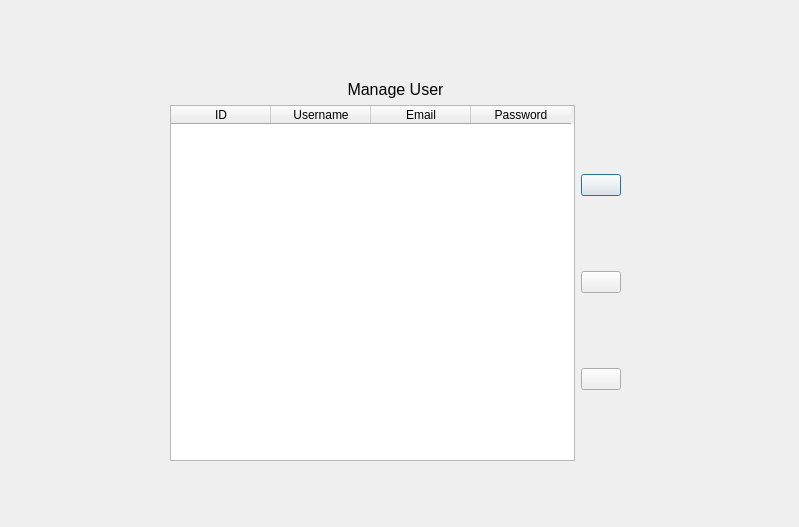
<?xml version="1.0" encoding="UTF-8"?>
<ui version="4.0">
 <class>usermanager</class>
 <widget class="QDialog" name="usermanager">
  <property name="geometry">
   <rect>
    <x>0</x>
    <y>0</y>
    <width>799</width>
    <height>527</height>
   </rect>
  </property>
  <property name="windowTitle">
   <string>Dialog</string>
  </property>
  <widget class="QWidget" name="">
   <property name="geometry">
    <rect>
     <x>170</x>
     <y>80</y>
     <width>451</width>
     <height>381</height>
    </rect>
   </property>
   <layout class="QVBoxLayout" name="verticalLayout_2">
    <item>
     <widget class="QLabel" name="manageuserlabel">
      <property name="text">
       <string>&lt;html&gt;&lt;head/&gt;&lt;body&gt;&lt;p align=&quot;center&quot;&gt;&lt;span style=&quot; font-size:12pt;&quot;&gt;Manage User&lt;/span&gt;&lt;/p&gt;&lt;/body&gt;&lt;/html&gt;</string>
      </property>
     </widget>
    </item>
    <item>
     <layout class="QHBoxLayout" name="horizontalLayout">
      <item>
       <widget class="QTableWidget" name="usertable">
        <column>
         <property name="text">
          <string>ID</string>
         </property>
        </column>
        <column>
         <property name="text">
          <string>Username</string>
         </property>
        </column>
        <column>
         <property name="text">
          <string>Email</string>
         </property>
        </column>
        <column>
         <property name="text">
          <string>Password</string>
         </property>
        </column>
       </widget>
      </item>
      <item>
       <layout class="QVBoxLayout" name="verticalLayout">
        <item>
         <widget class="QPushButton" name="adduserButton">
          <property name="text">
           <string/>
          </property>
          <property name="icon">
           <iconset resource="src.qrc">
            <normaloff>:/new/prefix1/add_24dp_E8EAED_FILL0_wght400_GRAD0_opsz24.png</normaloff>
            <normalon>:/new/prefix1/add_24dp_E8EAED_FILL0_wght400_GRAD0_opsz24.png</normalon>:/new/prefix1/add_24dp_E8EAED_FILL0_wght400_GRAD0_opsz24.png</iconset>
          </property>
          <property name="iconSize">
           <size>
            <width>25</width>
            <height>25</height>
           </size>
          </property>
         </widget>
        </item>
        <item>
         <widget class="QPushButton" name="deleteuserButton">
          <property name="text">
           <string/>
          </property>
          <property name="icon">
           <iconset resource="src.qrc">
            <normaloff>:/new/prefix1/src/delete_28dp_6B2346_FILL0_wght400_GRAD0_opsz24.png</normaloff>:/new/prefix1/src/delete_28dp_6B2346_FILL0_wght400_GRAD0_opsz24.png</iconset>
          </property>
          <property name="iconSize">
           <size>
            <width>25</width>
            <height>25</height>
           </size>
          </property>
         </widget>
        </item>
        <item>
         <widget class="QPushButton" name="edituserButton">
          <property name="text">
           <string/>
          </property>
          <property name="icon">
           <iconset resource="src.qrc">
            <normaloff>:/new/prefix1/src/edit_28dp_E8EAED_FILL0_wght400_GRAD0_opsz24.png</normaloff>:/new/prefix1/src/edit_28dp_E8EAED_FILL0_wght400_GRAD0_opsz24.png</iconset>
          </property>
          <property name="iconSize">
           <size>
            <width>25</width>
            <height>25</height>
           </size>
          </property>
         </widget>
        </item>
       </layout>
      </item>
     </layout>
    </item>
   </layout>
  </widget>
 </widget>
 <resources>
  <include location="src.qrc"/>
 </resources>
 <connections/>
</ui>
